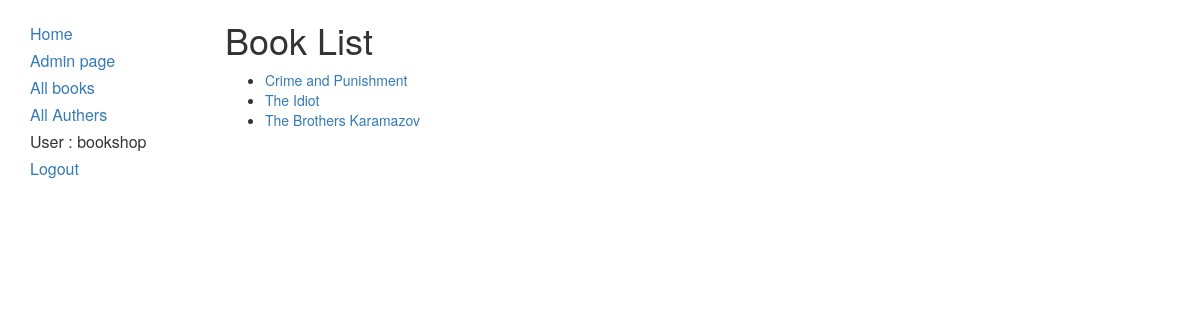
Screenshot of /book/list/ (signed in) with the database file from the repository.
### app/models.py (models this page shows, shortened)
class Book(models.Model):
    title=      models.CharField(max_length=200)
    author=     models.ForeignKey(Author, on_delete=models.CASCADE , null=True)
    summary=    models.TextField(max_length=1000, help_text="Enter a brief description of the book")
    isbn=       models.CharField('ISBN', max_length=13, help_text="13 character <a href=")
    genre=      models.ManyToManyField(Genre,help_text="select a genre for this book")
    def get_absolute_url(self):
        return reverse("app:book-detail", args=[str(self.id)])

### app/views.py (the view)
@login_required
def Book_list(request):
    context = {
    'book_list' : models.Book.objects.all()
    }
    return render(request,'app/Book_list.html' , context)

### app/templates/app/Book_list.html
{% extends "app/layout.html" %}
{% block content %}
<h1>Book List</h1>
<ul>
{% for book in book_list %}
    <li><a href="{{ book.get_absolute_url }}">{{ book.title }}</a></li>
{% endfor %}
</ul>
{% endblock content %}

### app/templates/app/layout.html (shortened to what this page needs)
<!DOCTYPE html>
<html lang="en">
<head>
  <link rel="stylesheet" href="https://maxcdn.bootstrapcdn.com/bootstrap/3.4.0/css/bootstrap.min.css">
    {% load static %}
    <link rel="stylesheet" href="{% static 'app/css/style.css' %}"
</head>
<body>
<div class="container">
  <div class="row">
    <div class="col-sm-2">
    {% block sidebar %}
        <ul class="sidebar-nav">
            <li><a href="{% url 'app:Index' %}">Home</a></li>
            <li><a href="/admin">Admin page</a></li>
            <li><a href="{% url 'app:book-list' %}">All books</a></li>
            <li><a href="{% url 'app:author' %}">All Authers</a></li>
            {% if user.is_authenticated %}
              <li> User : {{ user.get_username }}
              <li><a href="{% url 'logout' %}?next={{request.path}}">Logout</a></li>
            {% else %}
              <li><a href="{% url 'login' %}?next={{request.path}}">Login</a></li>
            {% endif %}
        </ul>
    {% endblock %}
    </div>
    <div class="col-sm-10">
        {% block content %}
        {% endblock  %}
    </div>
  </div>
</div>
</body>
</html>

### app/static/app/css/style.css (style rules this page uses)
.sidebar-nav { margin-top: 20px; list-style: none; padding-left: 0; line-height: 27px; font-size: 16px; }

### rows the page displays
Book: title "Crime and Punishment"
Book: title "The Idiot"
Book: title "The Brothers Karamazov"

### other values shown
{{ user.get_username }} "bookshop"
